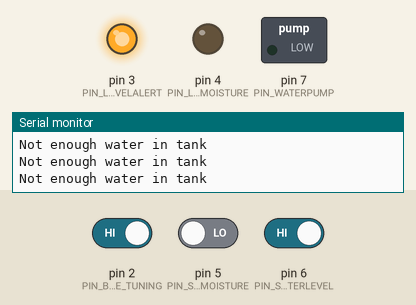
This sketch was run on a simulated Arduino Uno, built with avr-gcc and run on an emulated ATmega328P. Shown: switched loads named in the sketch (green lamp = pin HIGH), output pins drawn as LEDs (lit = HIGH), the last lines printed to the serial monitor. The inputs (shaded band) are chosen by the test bench; at power-on: pin 6 (PIN_SENSOR_WATERLEVEL) HIGH, pin 2 (PIN_BUTTON_SENSOR_MOISTURE_TUNING) HIGH, pin 5 (PIN_SENSOR_MOISTURE) LOW.

Above: at 1.2 s.
1.3 s: pin 6 (PIN_SENSOR_WATERLEVEL) driven LOW
At 1.8 s:
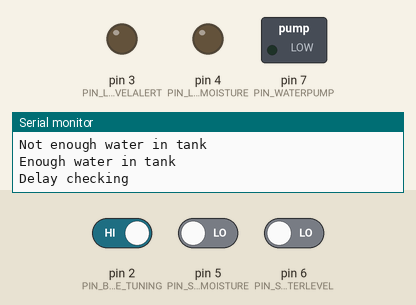
Timing chart, 0 to 4.3 s (numbered marks = the images above; inputs shaded):
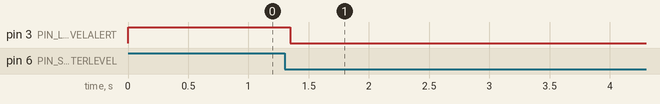

Measured:
- after the input at 1.3 s, pin 3 (PIN_LED_WATERLEVELALERT): HIGH → LOW after 0.05 s

The sketch:

indoor-sprinkler.ino
```cpp
// Pins definition
#define PIN_WATERPUMP 7
#define PIN_SENSOR_MOISTURE 5
#define PIN_LED_SENSOR_MOISTURE 4
#define PIN_SENSOR_WATERLEVEL 6
#define PIN_LED_WATERLEVELALERT 3
#define PIN_BUTTON_SENSOR_MOISTURE_TUNING 2

#define CHECKING_PERIOD_IN_HOURS 6 // Elapsed time in between 2 moisture checks (in min)
#define WATERING_PERIOD_IN_SEC 5 // Duration of each watering (in sec)

void setup() {
  // Settings the PIN modes
  pinMode(PIN_WATERPUMP, OUTPUT);
  pinMode(PIN_SENSOR_MOISTURE, INPUT);
  pinMode(PIN_LED_SENSOR_MOISTURE, OUTPUT);
  pinMode(PIN_SENSOR_WATERLEVEL, INPUT_PULLUP);
  pinMode(PIN_LED_WATERLEVELALERT, OUTPUT);
  pinMode(PIN_BUTTON_SENSOR_MOISTURE_TUNING, INPUT_PULLUP);

  // Debug console
  Serial.begin(9600);
  Serial.println("System ON");
}

void loop() {
  // If "moisture sensor tuning" mode on, light up the LED when the threshold is reached
  if (IsTuningMode())
  {
    // Reset LED
    Serial.println("Tuning mode ON");
    if (IsEnoughMoisture())
    {
      Serial.println("Water not needed");
      digitalWrite(PIN_LED_SENSOR_MOISTURE, LOW);
    }
    else
    {
      Serial.println("Level where we should water");
      digitalWrite(PIN_LED_SENSOR_MOISTURE, HIGH);
    }
  }
  else
  {
    // If water level is enough, continue or else, disable the system
    if (IsEnoughWater())
    {
      // Check moisture level
      // If level low, then water
      if (!IsEnoughMoisture())
      {
        Serial.println("Not enough moisture");
        ActivateWaterPump(WATERING_PERIOD_IN_SEC);
      }
      // Wait for the next loop
      Serial.println("Delay checking");
      delay(CHECKING_PERIOD_IN_HOURS * 3600 * 1000);
    }
  }
}

bool IsTuningMode()
{
  return !digitalRead(PIN_BUTTON_SENSOR_MOISTURE_TUNING);
}

bool IsEnoughWater()
{
  if (!digitalRead(PIN_SENSOR_WATERLEVEL))
  {
    Serial.println("Enough water in tank");
    digitalWrite(PIN_LED_WATERLEVELALERT, LOW);
    return true;
  }
  else
  {
    Serial.println("Not enough water in tank");
    // Light on the LED for water level alert
    digitalWrite(PIN_LED_WATERLEVELALERT, HIGH);
    return false;
  }
}

bool IsEnoughMoisture()
{
  return (!digitalRead(PIN_SENSOR_MOISTURE));
}

void ActivateWaterPump(int duration_in_sec)
{
  // Start watering during the requested period in sec, then stop
  Serial.println("Start watering");
  digitalWrite(PIN_LED_SENSOR_MOISTURE, HIGH);
  digitalWrite(PIN_WATERPUMP, HIGH);
  delay(duration_in_sec * 1000);
  digitalWrite(PIN_WATERPUMP, LOW);
  digitalWrite(PIN_LED_SENSOR_MOISTURE, LOW);
  Serial.println("Stop watering");
}
```
